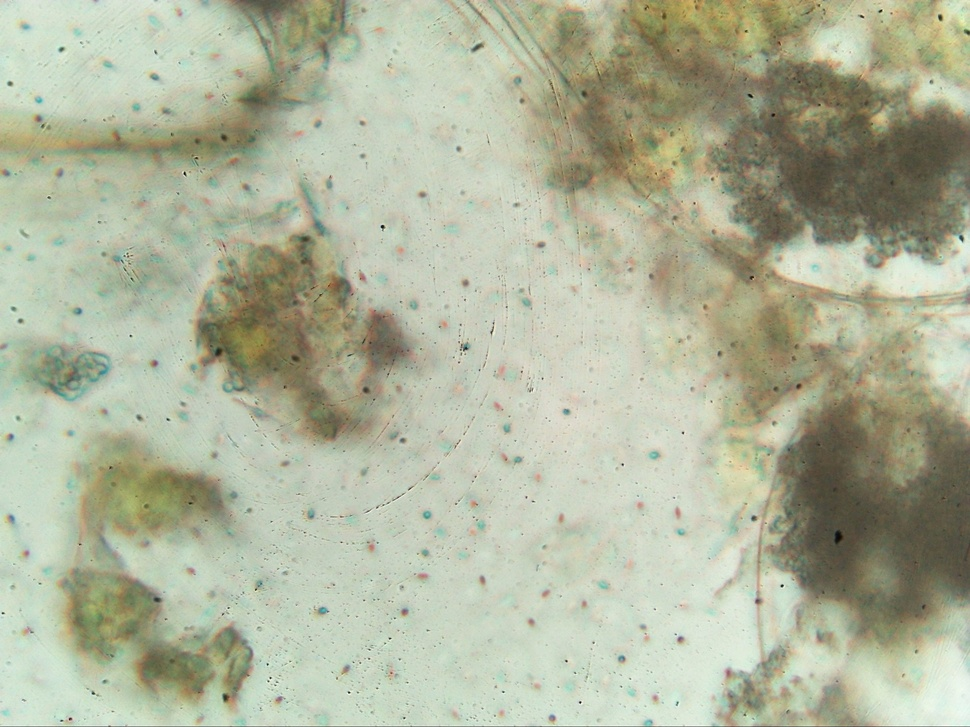
#> input picture Database/pebrin database/Image-12_2019-08-14.jpg, 970 x 727 px, shrunk from 2592 x 1944 before the run
$ python -i Test.py   (imports and definitions only)
#> lines starting #> are read from the running program, lines starting #| are printed output that depends on the picture; after the words box and inside, x2 and y2 are one past the last pixel; in counts of white or black regions, pixels touching at a corner belong together
#> further down, picture is the input picture: shape (727, 970, 3); mean B, G, R 156.1, 180.3, 175.3
import cv2
import numpy as np


def ColorDetection(frame):

    # Converting to HSV Color frame
    hsv_frame = cv2.cvtColor(frame, cv2.COLOR_BGR2HSV)
#> hsv_frame: shape (727, 970, 3); mean H, S, V 39, 41.1, 182.7

    # Blue Color detection
    low_blue = np.array([50, 50, 49])
    high_blue = np.array([255, 255, 255])
    blue_mask = cv2.inRange(hsv_frame, low_blue, high_blue)
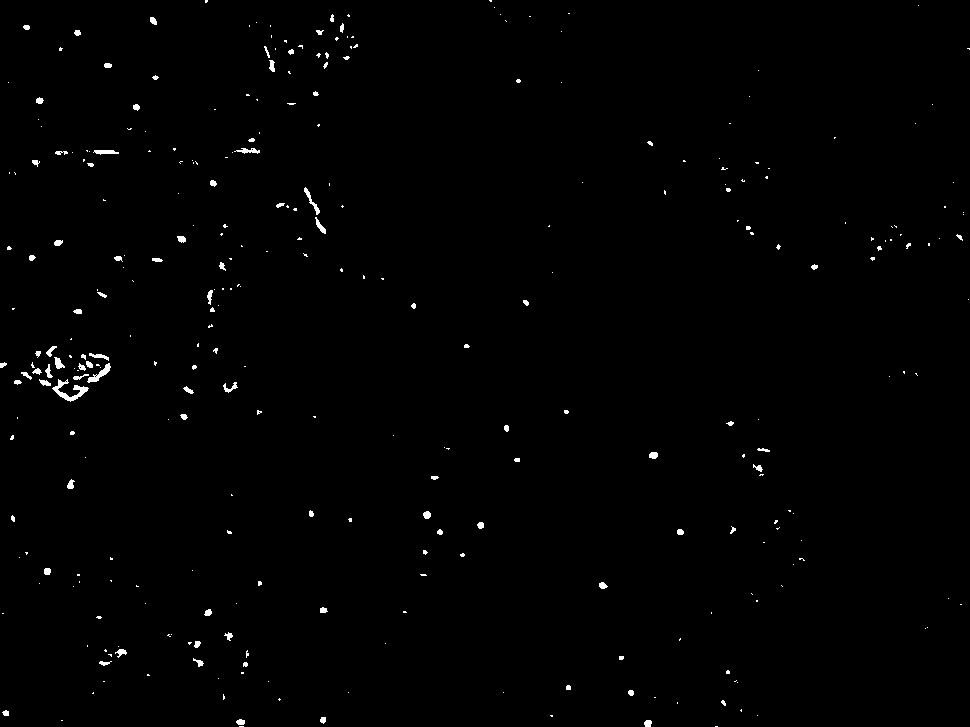
#> blue_mask: shape (727, 970); 0.7% white; 317 white regions (230 under 20 px), largest, box (x1, y1, x2, y2) and area: (52, 379, 89, 402) 280, (87, 363, 111, 383) 154, (304, 187, 320, 215) 104
    blue_mask = cv2.medianBlur(blue_mask, 5)
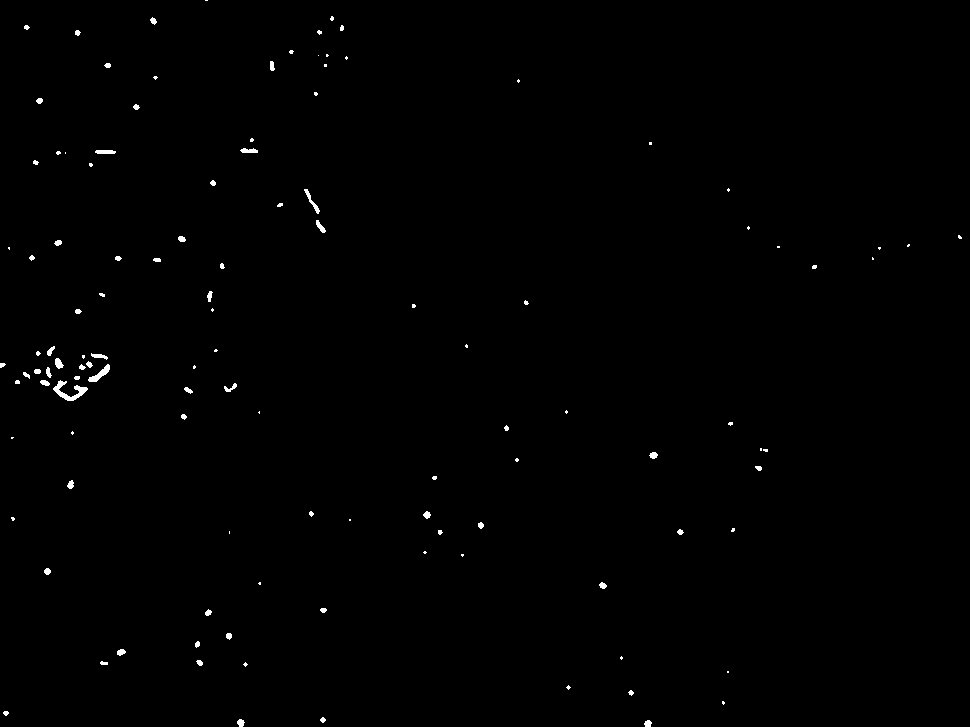
#> blue_mask: shape (727, 970); 0.43% white; 118 white regions (58 under 20 px)

    # Getting the contours
    contours,_ = cv2.findContours(blue_mask, cv2.RETR_TREE, cv2.CHAIN_APPROX_SIMPLE)
#> contours = 118 contours, 83 with area under 20; largest, box (x1, y1, x2, y2) and area: (53, 380, 88, 401) 216, (88, 364, 110, 382) 120, (304, 189, 320, 214) 68, (95, 150, 116, 154) 55, (55, 358, 64, 369) 52
    for cnts in contours:
        area = cv2.contourArea(cnts)
        if area > 1:
            return True
#> this loop made 1 pass
#> area on pass 1: 32

    return False


# [71 lines left out: functions MotionDetection, main, not called in this run]

# [2 lines not run here, left out]

>>> import cv2
>>> picture = cv2.imread('../Database/pebrin database/Image-12_2019-08-14.jpg')
>>> result = ColorDetection(picture)
#> result = True

$ run again, on Database/pebrin database/Image-14_2019-08-14.jpg
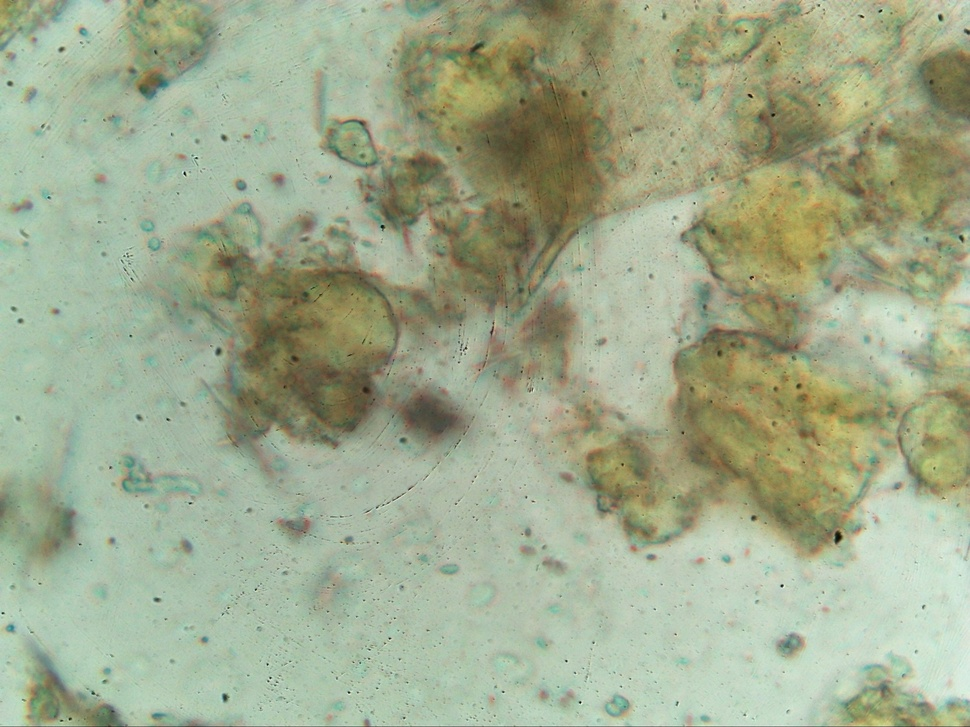
#> input picture Database/pebrin database/Image-14_2019-08-14.jpg, 970 x 727 px, shrunk from 2592 x 1944 before the run
#> picture is the input picture: shape (727, 970, 3); mean B, G, R 141.3, 170.4, 159.9
#> hsv_frame: shape (727, 970, 3); mean H, S, V 44.9, 51, 172.6
#> in ColorDetection, `blue_mask = cv2.inRange(hsv_frame, low_blue, high_blue)`:
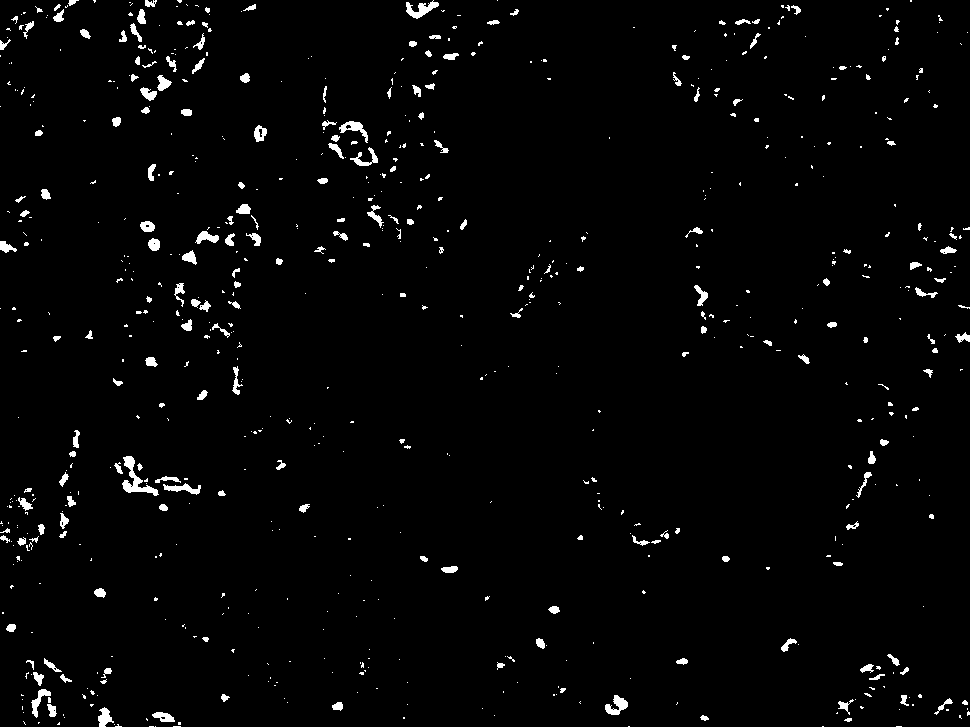
#> blue_mask: shape (727, 970); 2.1% white; 727 white regions (523 under 20 px), largest, box (x1, y1, x2, y2) and area: (122, 456, 159, 496) 465, (406, 0, 439, 19) 284, (605, 695, 628, 715) 246
#> in ColorDetection, `blue_mask = cv2.medianBlur(blue_mask, 5)`:
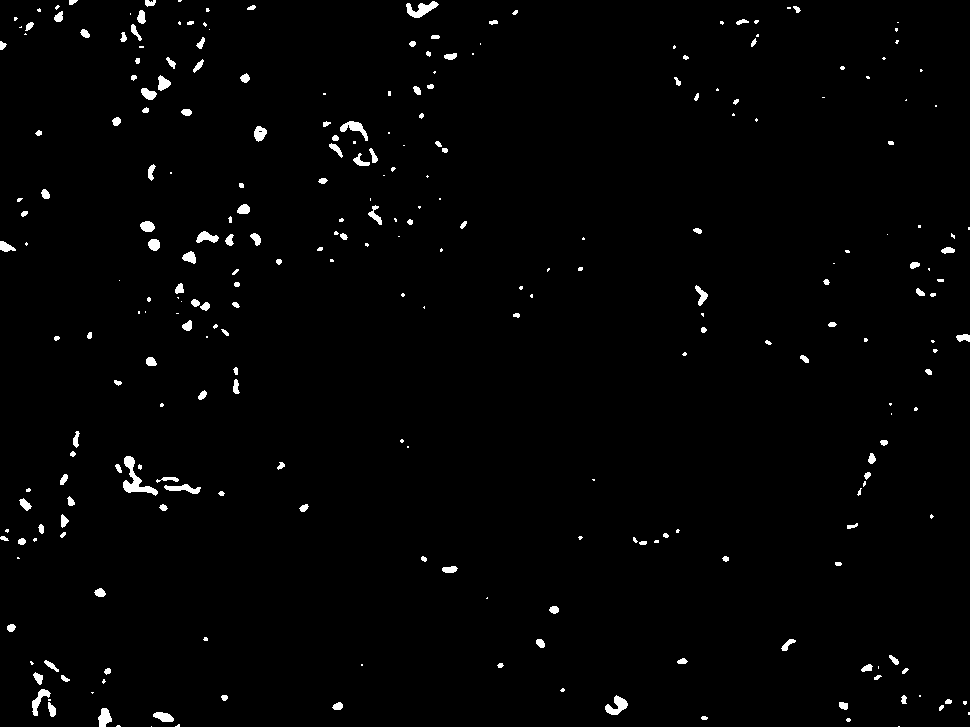
#> blue_mask: shape (727, 970); 1.5% white; 273 white regions (118 under 20 px)
#> contours = 274 contours, 157 with area under 20; largest, box (x1, y1, x2, y2) and area: (123, 456, 158, 496) 390, (406, 1, 439, 18) 236, (605, 695, 628, 715) 204, (340, 121, 368, 141) 180, (32, 689, 51, 716) 157
#> the loop in ColorDetection, `for cnts in contours:` made 3 passes
#> (cnts, area) on passes 1 to 3: ([[898, 726], [899, 726]], 0), ([[151, 726]], 0), ([[117, 725], [116, 726], [120, 726], [119, 725]], 3)
#> result = True

$ run again, on Database/pebrin database/Image-15_2019-08-14.jpg
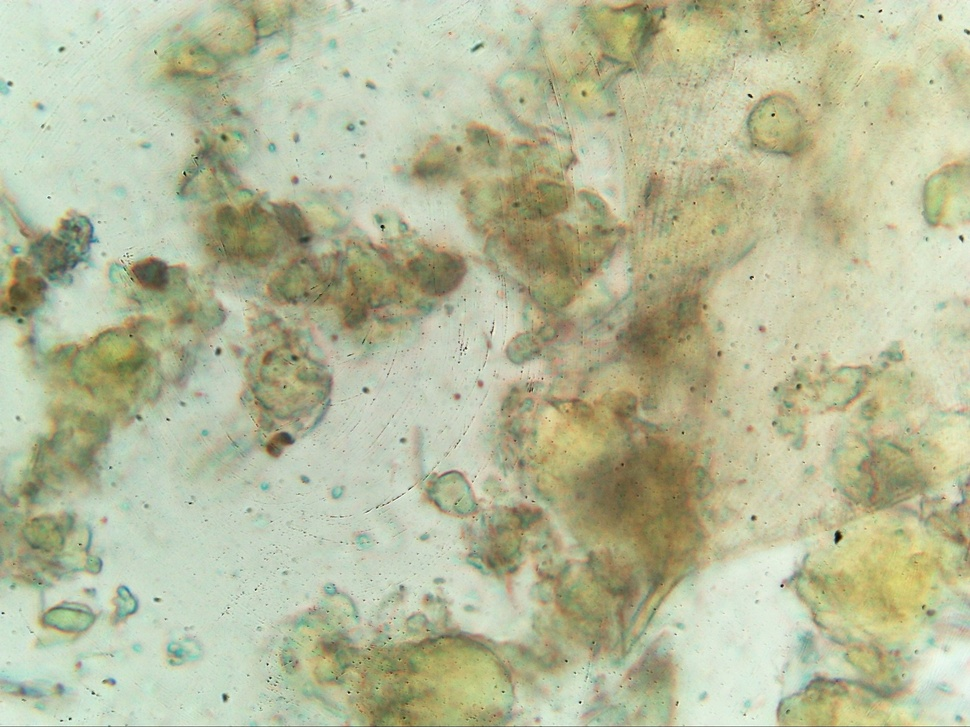
#> input picture Database/pebrin database/Image-15_2019-08-14.jpg, 970 x 727 px, shrunk from 2592 x 1944 before the run
#> picture is the input picture: shape (727, 970, 3); mean B, G, R 154.5, 186.6, 181.9
#> hsv_frame: shape (727, 970, 3); mean H, S, V 38.2, 50.6, 189.8
#> in ColorDetection, `blue_mask = cv2.inRange(hsv_frame, low_blue, high_blue)`:
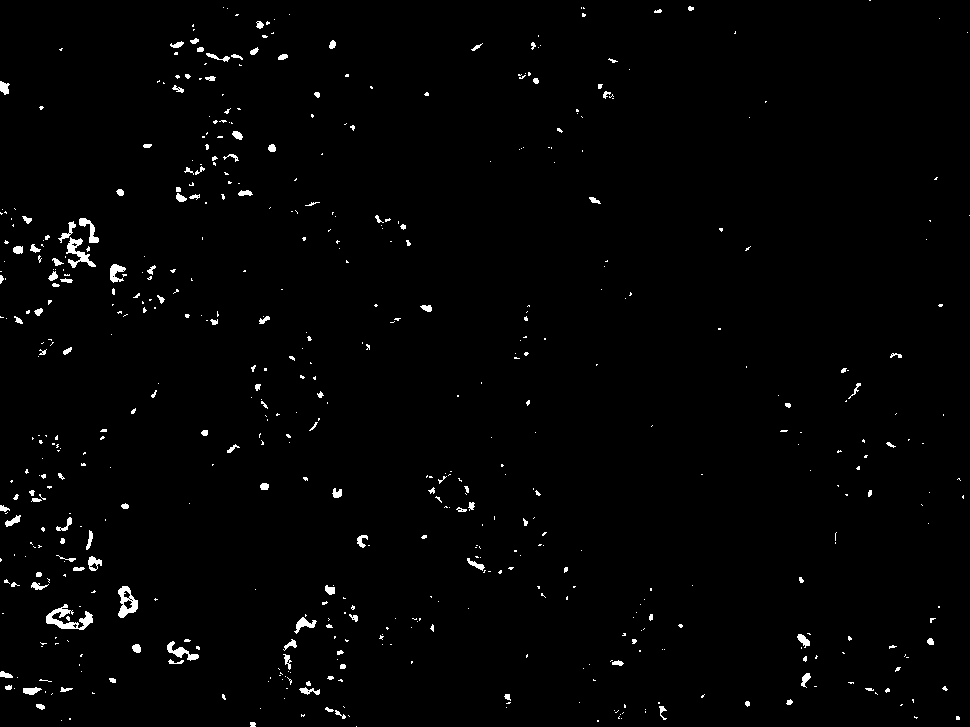
#> blue_mask: shape (727, 970); 1.4% white; 566 white regions (431 under 20 px), largest, box (x1, y1, x2, y2) and area: (46, 604, 93, 630) 491, (118, 586, 138, 618) 341, (66, 237, 96, 268) 334
#> in ColorDetection, `blue_mask = cv2.medianBlur(blue_mask, 5)`:
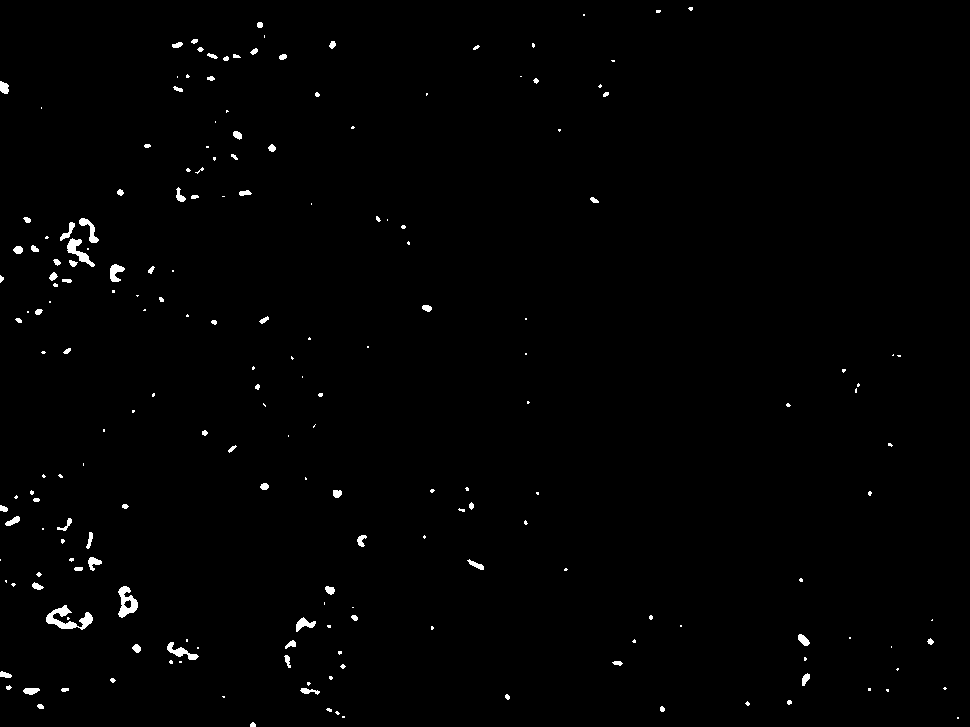
#> blue_mask: shape (727, 970); 0.87% white; 198 white regions (112 under 20 px)
#> contours = 199 contours, 139 with area under 20; largest, box (x1, y1, x2, y2) and area: (46, 605, 93, 630) 400, (118, 586, 138, 618) 339, (67, 238, 95, 267) 234, (167, 642, 199, 660) 166, (79, 218, 99, 243) 146
#> the loop in ColorDetection, `for cnts in contours:` made 1 pass
#> area on pass 1: 16
#> result = True
